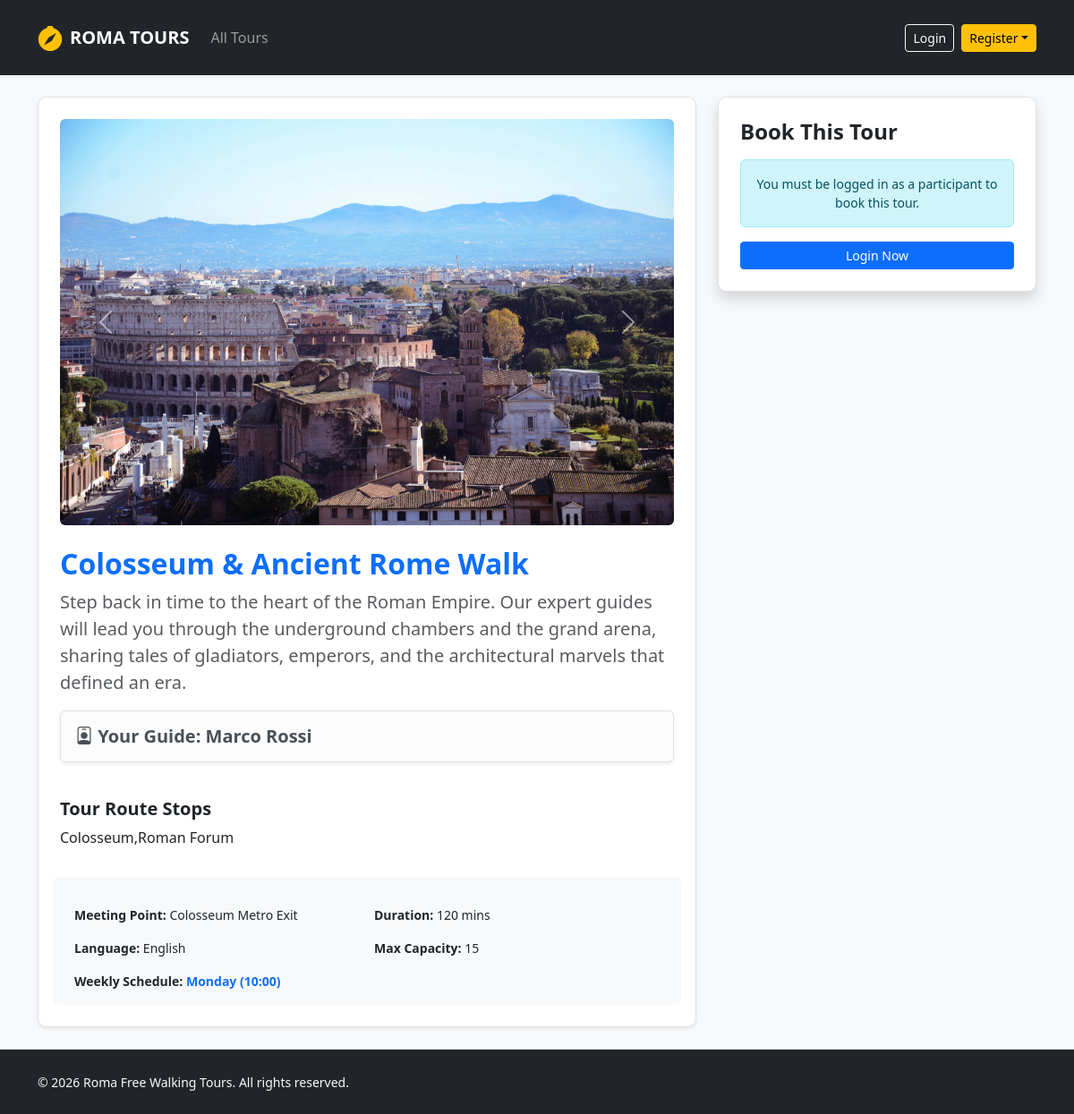
The app's page /tour/detail/1 with its own data.
### tables this page shows
CREATE TABLE tours (
            id INTEGER PRIMARY KEY AUTOINCREMENT,
            guide_id INTEGER NOT NULL,
            title TEXT NOT NULL,
            meeting_point TEXT NOT NULL,
            duration INTEGER NOT NULL,
            language TEXT NOT NULL,
            max_participants INTEGER NOT NULL,
            description TEXT NOT NULL,
            stops TEXT NOT NULL,
            photos TEXT NOT NULL,
            FOREIGN KEY (guide_id) REFERENCES users(id) ON DELETE CASCADE
        );

CREATE TABLE users (
            id INTEGER PRIMARY KEY AUTOINCREMENT,
            name TEXT NOT NULL,
            surname TEXT NOT NULL,
            email TEXT UNIQUE NOT NULL,
            password TEXT NOT NULL,
            role TEXT CHECK(role IN ('guide', 'participant', 'administrator')) NOT NULL,
            languages TEXT
        );

### routes/participant_routes.py (the view)
@participant_bp.route("/tour/detail/<int:tour_id>")
def tour_detail(tour_id):
    tour = tours_dao.get_tour_by_id(tour_id)
    if not tour:
        flash("Tour not found.", "danger")
        return redirect(url_for("home"))
    photos_list = tour['photos'].split(',') if tour['photos'] else []
    return render_template("tour_detail.html", tour=tour, photos=photos_list)

### dao/tours_dao.py (called while the page is built)
def get_tour_by_id(p_tour_id):
    query = """
        SELECT t.*, u.name as guide_name, u.surname as guide_surname,
               GROUP_CONCAT(ts.day_of_week || ' (' || ts.start_time || ')', ', ') as schedule
        FROM tours t
        LEFT JOIN tour_schedule ts ON t.id = ts.tour_id
        JOIN users u ON t.guide_id = u.id
        WHERE t.id = ?
        GROUP BY t.id
    """
    conn = sqlite3.connect("roma_tours.db")
    conn.row_factory = sqlite3.Row
    cursor = conn.cursor()
    cursor.execute(query, (p_tour_id,))
    tour = cursor.fetchone()
    conn.close()
    return tour

### templates/tour_detail.html (shortened to what this page needs)
{% extends 'base.html' %}
{% block content %}
<div class="col-md-8">
  <div class="card shadow-sm border p-4 mb-4">
    <div id="tourCarousel" class="carousel slide mb-4" data-bs-ride="carousel">
      <div class="carousel-inner">
        {% for photo in photos %}
        <div class="carousel-item {{ 'active' if loop.first }}">
          <img src="{{ url_for('static', filename='images/' + photo.strip()) }}"
               class="d-block w-100 rounded"
               alt="Tour Photo">
        </div>
        {% endfor %}
      </div>
      <button class="carousel-control-prev" type="button" data-bs-target="#tourCarousel" data-bs-slide="prev">
        <span class="carousel-control-prev-icon"></span>
      </button>
      <button class="carousel-control-next" type="button" data-bs-target="#tourCarousel" data-bs-slide="next">
        <span class="carousel-control-next-icon"></span>
      </button>
    </div>
    <h2 class="text-primary fw-bold">{{ tour.title }}</h2>
    <p class="lead text-muted">{{ tour.description }}</p>
    <div class="alert alert-light border shadow-sm">
        <h5 class="fw-bold mb-0">
            <i class="bi bi-person-badge"></i> Your Guide: {{ tour.guide_name }} {{ tour.guide_surname }}
        </h5>
    </div>
    <h5 class="mt-4 fw-bold">Tour Route Stops</h5>
    <p>{{ tour.stops }}</p>
    <div class="row g-3 mt-3 bg-light p-3 rounded small">
      <div class="col-6"><strong>Meeting Point:</strong> {{ tour.meeting_point }}</div>
      <div class="col-6"><strong>Duration:</strong> {{ tour.duration }} mins</div>
      <div class="col-6"><strong>Language:</strong> {{ tour.language }}</div>
      <div class="col-6"><strong>Max Capacity:</strong> {{ tour.max_participants }}</div>
      <div class="col-12">
          <strong>Weekly Schedule:</strong>
          <span class="text-primary fw-bold">{{ tour.schedule if tour.schedule else 'No schedule set' }}</span>
      </div>
    </div>
  </div>
</div>
<div class="col-md-4">
  <div class="card shadow border p-4">
    <h4 class="fw-bold mb-3">Book This Tour</h4>
    {% if current_user.is_authenticated and current_user.role == 'participant' %}
    <form action="{{ url_for('participant.book_tour', tour_id=tour.id) }}" method="POST">
      <div class="mb-3">
        <label for="txt_date" class="form-label small fw-bold">Choose Date</label>
        <input type="date" class="form-control" name="txt_date" id="txt_date" required>
      </div>
      <div class="mb-3">
        <label for="txt_count" class="form-label small fw-bold">Additional Guests</label>
        <select class="form-select" name="txt_count" id="txt_count" onchange="generateInputs()">
          <option value="0">Just Me (0 extra)</option>
          <option value="1">+1 Guest</option>
          <option value="2">+2 Guests</option>
          <option value="3">+3 Guests</option>
        </select>
      </div>
      <div id="nameInputs" class="mb-3"></div>
      <button type="submit" class="btn btn-success w-100 py-2 fw-bold shadow-sm">Confirm Booking</button>
    </form>
    {% elif current_user.is_authenticated %}
      <div class="alert alert-warning small text-center">Only logged-in participants can make a booking.</div>
    {% else %}
      <div class="alert alert-info small text-center mb-3">You must be logged in as a participant to book this tour.</div>
      <a href="{{ url_for('auth.login') }}" class="btn btn-primary w-100 btn-sm">Login Now</a>
    {% endif %}
  </div>
</div>
{% endblock %}

### templates/base.html (shortened to what this page needs)
<!DOCTYPE html>
<html lang="en">
<head>
  <link href="https://cdn.jsdelivr.net/npm/bootstrap@5.3.2/dist/css/bootstrap.min.css" rel="stylesheet">
  <link rel="stylesheet" href="https://cdn.jsdelivr.net/npm/bootstrap-icons@1.11.3/font/bootstrap-icons.min.css">
  <link rel="stylesheet" href="{{ url_for('static', filename='css/styles.css') }}">
</head>
<body class="d-flex flex-column min-vh-100">
  <nav class="navbar navbar-expand-lg navbar-dark bg-dark shadow-sm py-3 mb-4">
    <div class="container">
      <a class="navbar-brand d-flex align-items-center fw-bold text-uppercase tracking-wider" href="{{ url_for('roma_tours') }}">
        <i class="bi bi-compass-fill me-2 text-warning fs-3"></i> Roma Tours
      </a>
      <div class="collapse navbar-collapse" id="mainNav">
        <ul class="navbar-nav me-auto mb-2 mb-lg-0">
          <li class="nav-item">
            <a class="nav-link {% if request.endpoint == 'home' %}active{% endif %}" href="{{ url_for('home') }}">All Tours</a>
          </li>
        </ul>
        <div class="d-flex align-items-center gap-2">
          {% if current_user.is_authenticated %}
            <span class="text-light me-2 small">
              <i class="bi bi-person-circle me-1 text-warning"></i> {{ current_user.name }}
            </span>
            {% if current_user.role == 'administrator' %}
              <a href="{{ url_for('auth.profile_admin') }}" class="btn btn-outline-warning btn-sm">Admin Dashboard</a>
            {% elif current_user.role == 'guide' %}
              <a href="{{ url_for('auth.profile_guide') }}" class="btn btn-outline-warning btn-sm">Guide Profile</a>
            {% else %}
              <a href="{{ url_for('auth.profile_participant') }}" class="btn btn-outline-warning btn-sm">My Bookings</a>
            {% endif %}
            <a href="{{ url_for('auth.logout') }}" class="btn btn-danger btn-sm">Logout</a>
          {% else %}
            <a href="{{ url_for('auth.login') }}" class="btn btn-outline-light btn-sm">Login</a>
            <div class="dropdown">
              <button class="btn btn-warning btn-sm dropdown-toggle" type="button" data-bs-toggle="dropdown">Register</button>
            </div>
          {% endif %}
        </div>
      </div>
    </div>
  </nav>
  <div class="container flex-grow-1">
    <div class="row g-4">
      {% block content %}{% endblock %}
    </div>
  </div>
  <footer class="mt-auto border-top bg-dark text-light">
    <div class="container py-4">
      <div class="row align-items-center">
        <div class="col-12 col-md-6 text-center text-md-start">
          <span class="small">© 2026 Roma Free Walking Tours. All rights reserved.</span>
        </div>
      </div>
    </div>
  </footer>
</body>
</html>

### static/css/styles.css (style rules this page uses)
body { background-color: #f8f9fa; font-family: 'Segoe UI', Tahoma, Geneva, Verdana, sans-serif; font-size: 1rem; }
.card { border: none; border-radius: 0.6rem; transition: transform 0.2s ease, box-shadow 0.2s ease; }

### records on screen
tours: title "Colosseum & Ancient Rome Walk", description "Step back in time to the heart of the Roman Empire. Our expert guides will lead you through the underground chambers and the grand arena, sharing tales of gladiators, emperors, and the architectural marvels that defined an era.", stops "Colosseum,Roman Forum", meeting_point "Colosseum Metro Exit", duration "120", language "English", max_participants "15"
users: guide_name "Marco", guide_surname "Rossi"

### other values on screen
{{ tour.schedule if tour.schedule else 'No schedule set' }} "Monday (10:00)"
